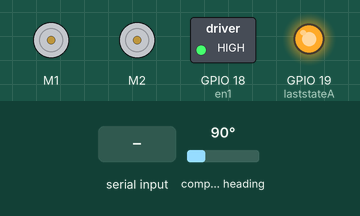
Bench run of a program on a simulated Raspberry Pi (BCM pin numbers). Parts: 2 × DC motor (green arrow = forward, orange = backward, longer = faster), switched loads named in the program (green lamp = pin HIGH), output pins drawn as LEDs (lit = HIGH). Inputs (shaded band) come from the test bench; at power-on: compass heading 90°. Motors are numbered in the order the program creates them (left before right in a Robot); threads take turns every 2 ms; what the program prints to the terminal is not drawn.

Above: at 1.2 s.
1.3 s: "w" typed at the terminal, then Enter
At 2.5 s:
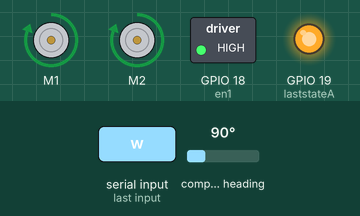
2.8 s: "s" typed at the terminal, then Enter
At 3.9 s:
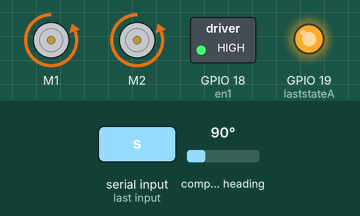
4.3 s: "a" typed at the terminal, then Enter
At 5.0 s:
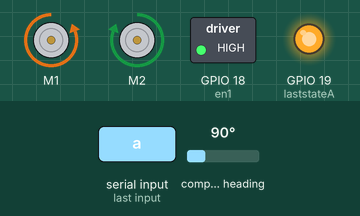
5.8 s: "d" typed at the terminal, then Enter
At 6.2 s:
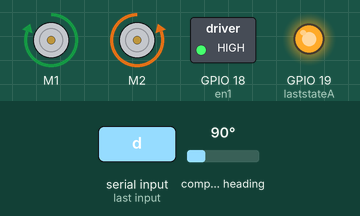
7.3 s: "f" typed at the terminal, then Enter
At 8.5 s:
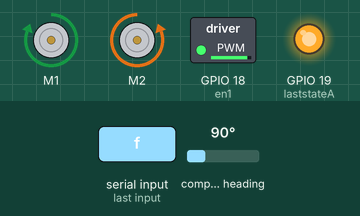
8.8 s: "x" typed at the terminal, then Enter
At 9.7 s:
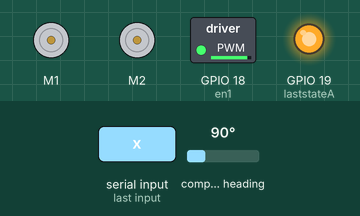
Timing chart, 0 to 11.3 s (numbered marks = the images above; inputs shaded):
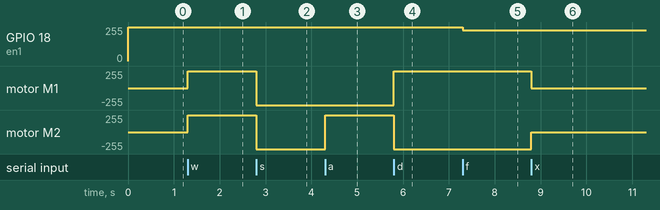

The program:

thead_teast.py
```python
import threading
import math
import RPi.GPIO as GPIO
import smbus
import time
from gpiozero import Robot
from gpiozero import PWMOutputDevice

bus = smbus.SMBus(1)
d_address = 0x0d
declination=-0.002327
x_l=0x00
y_l=0x02
z_l=0x04
x_offset=8944
y_offset=4799
z_offset=5652

A=19
B=26
GPIO.setmode(GPIO.BCM)
GPIO.setup(A,GPIO.IN)
GPIO.setup(B,GPIO.IN)
counterA=0
counterB=0
laststateA= GPIO.input(A)

ly=0
lx=0

def magneto_start():
    bus.write_byte_data(d_address,0x09,0x0d)
    bus.write_byte_data(d_address,0x0d,0x01)

def magneto_read(adr):
    low = bus.read_byte_data(d_address, adr)
    high = bus.read_byte_data(d_address, adr+1)
    val=(high<<8)+low
    if(val > 32768):
           val = val - 65536
    return val

magneto_start()

in1=17
in2=27
in3=23
in4=24
en1=PWMOutputDevice(18)
en2=PWMOutputDevice(19)
GPIO.setmode(GPIO.BCM)
robot = Robot((in1, in2), (in3, in4))
speed=1

en1.value=speed
en2.value=speed

#def user_input():
#   while 1:
#      global speed
#      i=input("Please enter a number: ")
#      print ('wrong input')
#      if i== 'w':
#         robot.forward()
#      elif i=='s':
#         robot.backward()
#      elif i=='a':
#         robot.left()
#      elif i=='d':
#         robot.right()
#      elif i=='x':
#         robot.stop()
#      elif i=='r':
#         speed+=0.1
#      elif i=='f':
#         speed-=0.1
#      else:
#         print ('wrong input')
#      en1.value=speed

def print_square():
    while 1:
      global lx,ly,counterA,laststateA
      x_out=magneto_read(0x00)
      y_out=magneto_read(0x02)
      z_out=magneto_read(0x04)
      x_out=x_out-x_offset
      y_out=y_out-y_offset
      z_out=z_out-z_offset
      angle=math.atan2(y_out,x_out)+declination
      stateA=GPIO.input(A)
      if stateA != laststateA :
          counterA=counterA+1
          temp=1
      else :
         temp=0
      laststateA=stateA
      tempy=temp*math.sin(angle)
      tempx=temp*math.cos(angle)
      ly=ly+tempy
      lx=lx+tempx
      if angle<0:
          angle=angle+2*math.pi
      angle=float(angle)
      angle=float(angle*180/math.pi)
      print ("lx: %d ly: %d angle: %f "%(lx,ly,angle))
      time.sleep(0.01)


t1 = threading.Thread(target=print_square)
#t2 = threading.Thread(target=user_input)

    # starting thread 1
t1.start()
    # starting thread 2
#t2.start()
while 1:
      i=input("Please enter a number: ")
      print ('wrong input')
      if i== 'w':
         robot.forward()
      elif i=='s':
         robot.backward()
      elif i=='a':
         robot.left()
      elif i=='d':
         robot.right()
      elif i=='x':
         robot.stop()
      elif i=='r':
         speed+=0.1
      elif i=='f':
         speed-=0.1
      else:
         print ('wrong input')
      en1.value=speed
    
```

Measured:
- after the input at 1.3 s, motor M1, motor M2: stopped → forward 255/255 at once
- after the input at 2.8 s, motor M1, motor M2: forward 255/255 → backward 255/255 at once
- after the input at 4.3 s, motor M2: backward 255/255 → forward 255/255 at once
- after the input at 5.8 s, motor M1: backward 255/255 → forward 255/255 at once; motor M2: forward 255/255 → backward 255/255 at once
- after the input at 7.3 s, GPIO 18 (en1): 255/255 → 230/255 at once
- after the input at 8.8 s, motor M1: forward 255/255 → stopped at once; motor M2: backward 255/255 → stopped at once
